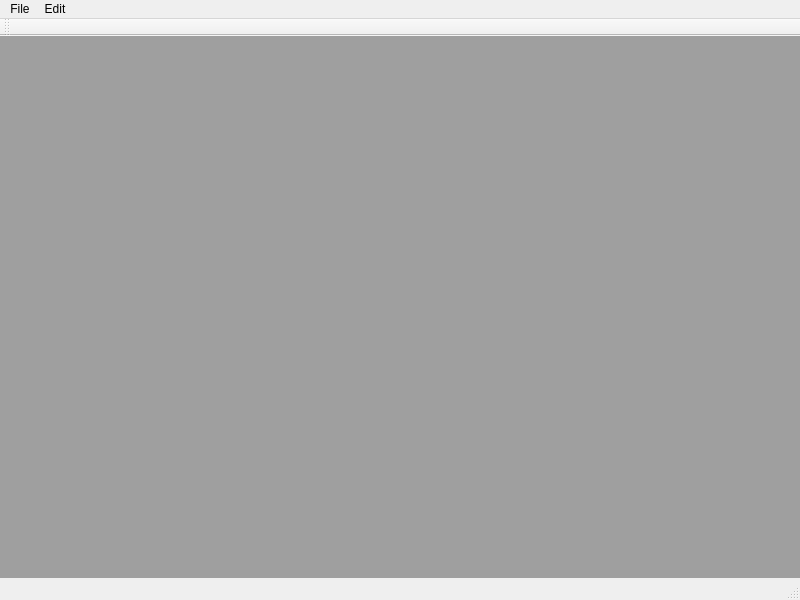
<?xml version="1.0" encoding="UTF-8"?>
<ui version="4.0">
 <class>MainWindow</class>
 <widget class="QMainWindow" name="MainWindow">
  <property name="geometry">
   <rect>
    <x>0</x>
    <y>0</y>
    <width>800</width>
    <height>600</height>
   </rect>
  </property>
  <property name="windowTitle">
   <string>MainWindow</string>
  </property>
  <widget class="QWidget" name="centralwidget">
   <widget class="QMdiArea" name="mdiArea">
    <property name="geometry">
     <rect>
      <x>-1</x>
      <y>-1</y>
      <width>801</width>
      <height>551</height>
     </rect>
    </property>
    <property name="viewMode">
     <enum>QMdiArea::TabbedView</enum>
    </property>
   </widget>
  </widget>
  <widget class="QMenuBar" name="menubar">
   <property name="geometry">
    <rect>
     <x>0</x>
     <y>0</y>
     <width>800</width>
     <height>22</height>
    </rect>
   </property>
   <widget class="QMenu" name="menuFile">
    <property name="title">
     <string>File</string>
    </property>
    <addaction name="actionNew"/>
    <addaction name="actionOpen"/>
    <addaction name="actionSave"/>
   </widget>
   <widget class="QMenu" name="menuEdit">
    <property name="title">
     <string>Edit</string>
    </property>
   </widget>
   <addaction name="menuFile"/>
   <addaction name="menuEdit"/>
  </widget>
  <widget class="QStatusBar" name="statusbar"/>
  <widget class="QToolBar" name="toolBar">
   <property name="windowTitle">
    <string>toolBar</string>
   </property>
   <attribute name="toolBarArea">
    <enum>TopToolBarArea</enum>
   </attribute>
   <attribute name="toolBarBreak">
    <bool>false</bool>
   </attribute>
  </widget>
  <action name="actionNew">
   <property name="text">
    <string>New</string>
   </property>
  </action>
  <action name="actionOpen">
   <property name="text">
    <string>Open</string>
   </property>
  </action>
  <action name="actionSave">
   <property name="text">
    <string>Save</string>
   </property>
  </action>
 </widget>
 <resources/>
 <connections/>
</ui>
